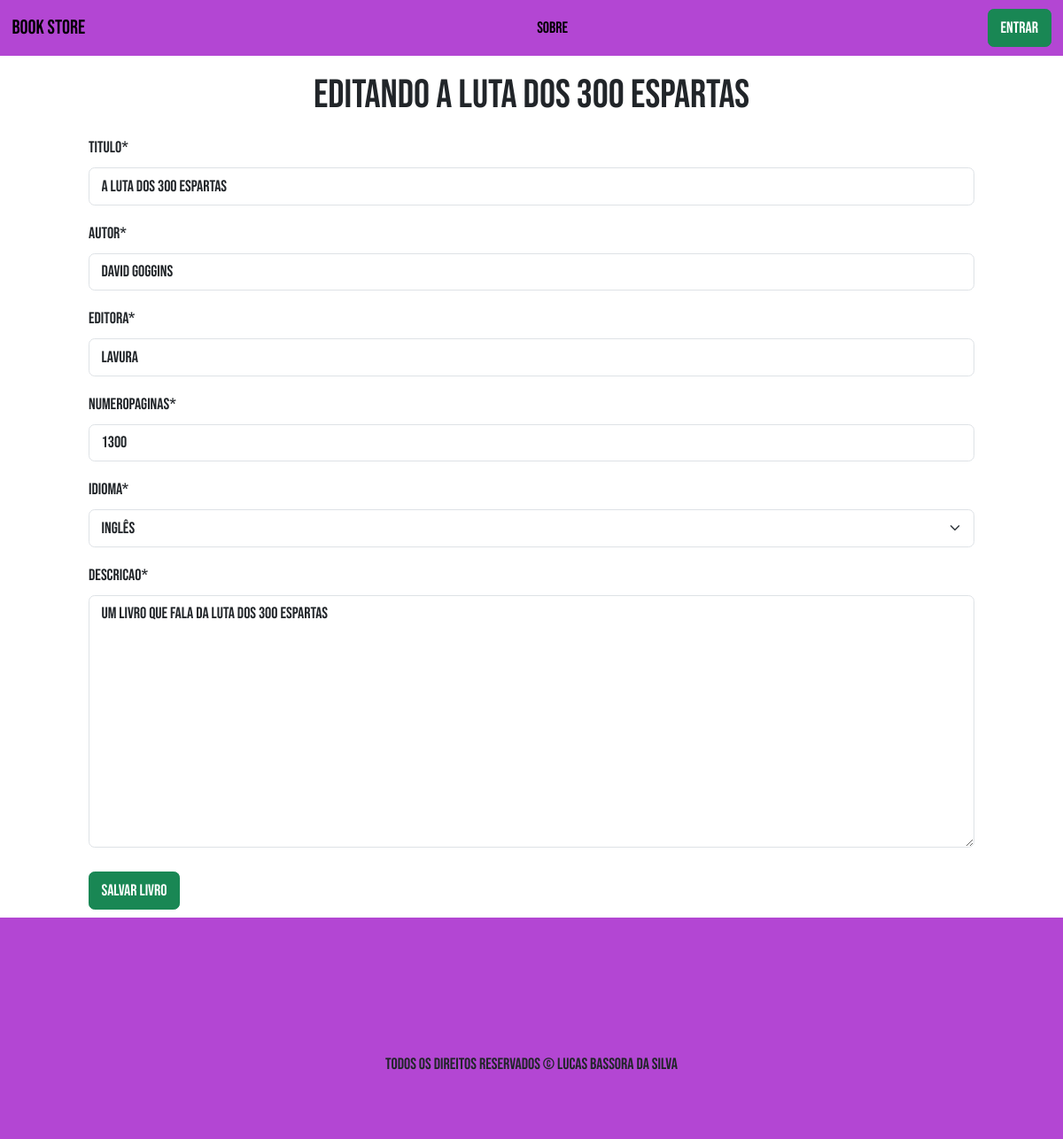
/editBook/23, run on the app's committed database.
### livros/models.py (models this page shows)
class Livros(models.Model):
    IDIOMAS = [
        ('Português' , 'Português'),
        ('Inglês' , 'Inglês'),
        ('Italiano' , 'Italiano'),
        ('Francês' , 'Francês'),
        ('Espanhol' , 'Espanhol'),
        ('Alemão' , 'Alemão')
    ]
    titulo = models.CharField(max_length=255)
    autor = models.CharField(max_length=255)
    editora = models.CharField(max_length=255)
    numeroPaginas = models.CharField(max_length=255)
    idioma = models.CharField(max_length=9, choices=IDIOMAS)
    descricao = models.TextField()
    created_at = models.DateTimeField(auto_now_add=True)
    updated_at = models.DateTimeField(auto_now=True)

### livros/views.py (the view)
# urls.py: path('editBook/<int:id>', views.editBook, name='edit-book'),
def editBook(request, id):
    livro = get_object_or_404(Livros, pk=id)
    form = BookForm(instance=livro) # instance pega os dados que do livro que já existem e pré copula no formulário
    if request.method == 'POST':
        form = BookForm(request.POST, instance=livro)
        if form.is_valid():
            livro.save()
            messages.info(request, 'Livro editado com sucesso')
            return redirect('/')
        else:
            return render(request, 'livros/editBook.html', {'form': form, 'livro': livro})
    else:
        return render(request, 'livros/editBook.html', {'form': form, 'livro': livro})

### livros/forms.py
class BookForm(forms.ModelForm):
    class Meta():
        model = Livros
        fields = ('titulo', 'autor', 'editora', 'numeroPaginas', 'idioma', 'descricao')

### livros/templates/livros/editBook.html (shortened to what this page needs)
{% extends 'base.html' %}
{% load crispy_forms_tags %}
{% block content%}
<div class="offset-1 col-10 list-div">
    <h1 class="text-center my-3">Editando {{ livro.titulo }}</h1>
    <form action="" method="post">
        {{ form|crispy }}
        <input type="submit" class="btn btn-success my-2" value="Salvar livro">
        <br>
    </form>
</div>
{% endblock %}

### livros/static/css/style.css (style rules this page uses)
* { font-family: "Bebas Neue", sans-serif; font-size: 18px; font-style: normal; }

### data on the page
Livros: titulo "A luta dos 300 espartas", autor "david goggins", editora "Lavura", numeroPaginas "1300", idioma "Inglês", descricao "Um livro que fala da luta dos 300 espartas"
